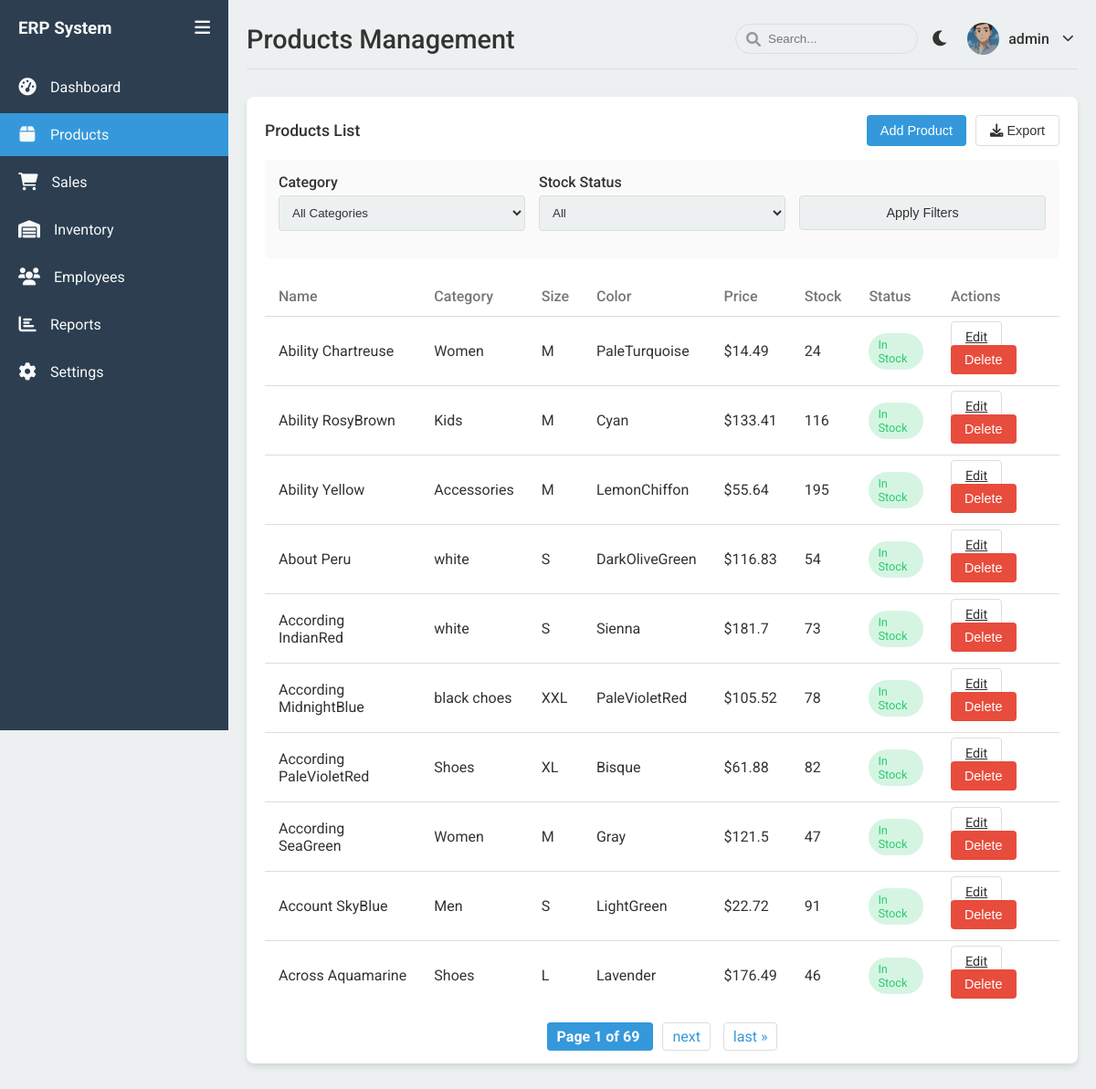
Screenshot of /products/ (signed in) with the database file from the repository.
### main/models.py (models this page shows, shortened)
class Product(models.Model):
    name = models.CharField(max_length=100)
    category = models.ForeignKey(Category, on_delete=models.CASCADE)
    size = models.CharField(max_length=20, blank=True, null=True)
    color = models.CharField(max_length=50, blank=True, null=True)
    price = models.FloatField()
    stock_quantity = models.IntegerField(default=0)
    created_at = models.DateTimeField(auto_now_add=True)
    updated_at = models.DateTimeField(auto_now=True)

class Category(models.Model):
    name = models.CharField(max_length=100)
    class Meta:
        verbose_name_plural = "Categories"

### main/views.py (the view, shortened to what this page needs)
@login_required
def products(request):
    category_id = request.GET.get('category')
    stock_status = request.GET.get('stock')
    products_list = Product.objects.select_related('category').all()
    if category_id:
        products_list = products_list.filter(category_id=category_id)
    paginator = Paginator(products_list.order_by('name'), 10)
    page = request.GET.get('page', 1)
    products = paginator.get_page(page)
    categories = Category.objects.all()
    context = {
        'products': products,
        'categories': categories,
    }
    return render(request, 'main/products.html', context)

### main/templates/main/products.html (shortened to what this page needs)
{% extends 'main/base.html' %}
{% load static %}
{% block header_title %}Products Management{% endblock %}
{% block content %}
<div class="table-container">
    <div class="table-header">
        <h3 class="table-title">Products List</h3>
        <div class="table-actions">
            <button class="btn btn-primary" id="addProductBtn">Add Product</button>
            <button class="btn btn-outline" id="exportProductsBtn">
                <i class="fas fa-download"></i> Export
            </button>
        </div>
    </div>
    <div class="filter-options">
        <div class="form-row">
            <div class="form-group">
                <label class="form-label">Category</label>
                <select class="form-control" id="categoryFilter">
                    <option value="">All Categories</option>
                </select>
            </div>
            <div class="form-group">
                <label class="form-label">Stock Status</label>
                <select class="form-control" id="stockFilter">
                    <option value="">All</option>
                </select>
            </div>
            <div class="form-group">
                <label class="form-label">&nbsp;</label>
                <button class="btn btn-outline form-control" id="applyFilters">Apply Filters</button>
            </div>
        </div>
    </div>
    <table>
        <thead>
            <tr>
                <th>Name</th>
                <th>Category</th>
                <th>Size</th>
                <th>Color</th>
                <th>Price</th>
                <th>Stock</th>
                <th>Status</th>
                <th>Actions</th>
            </tr>
        </thead>
        <tbody>
            {% for product in products %}
            <tr>
                <td>{{ product.name }}</td>
                <td>{{ product.category.name }}</td>
                <td>{{ product.size|default:"-" }}</td>
                <td>{{ product.color|default:"-" }}</td>
                <td>${{ product.price }}</td>
                <td>{{ product.stock_quantity }}</td>
                <td>
                    {% if product.stock_quantity == 0 %}
                    <span class="status status-danger">Out of Stock</span>
                    {% elif product.stock_quantity < 10 %}
                    <span class="status status-warning">Low Stock</span>
                    {% else %}
                    <span class="status status-success">In Stock</span>
                    {% endif %}
                </td>
                <td>
                    <a href="{% url 'edit_product' product.id %}" class="btn btn-outline btn-sm">Edit</a>
                    <button class="btn btn-danger btn-sm delete-product-btn" data-product-id="{{ product.id }}" data-delete-url="{% url 'delete_product' product.id %}">Delete</button>
                </td>
            </tr>
            {% empty %}
            <tr>
                <td colspan="8" style="text-align: center;">No products found</td>
            </tr>
            {% endfor %}
        </tbody>
    </table>
    {% if products.has_other_pages %}
    <div class="pagination">
        <span class="step-links">
            <span class="current">
                Page {{ products.number }} of {{ products.paginator.num_pages }}
            </span>
            {% if products.has_next %}
                <a href="?page={{ products.next_page_number }}{{ request.GET.urlencode|cut:'page=' }}">next</a>
                <a href="?page={{ products.paginator.num_pages }}{{ request.GET.urlencode|cut:'page=' }}">last &raquo;</a>
            {% endif %}
        </span>
    </div>
    {% endif %}
</div>
{% endblock %}

### main/templates/main/base.html (shortened to what this page needs)
<!DOCTYPE html>
{% load static %}
<html lang="en">
<head>
    <link rel="stylesheet" href="https://cdnjs.cloudflare.com/ajax/libs/font-awesome/6.0.0-beta3/css/all.min.css">
    {% load static %}
    <link rel="stylesheet" href="{% static 'main/css/style.css' %}">
</head>
<body>
    <div class="wrapper">
        <nav class="sidebar" id="sidebar">
            <div class="sidebar-header">
                <h3>ERP System</h3>
                <button class="sidebar-toggle" id="sidebarToggle">
                    <i class="fas fa-bars"></i>
                </button>
            </div>
            <div class="sidebar-menu">
                <ul>
                    <li>
                        <a href="{% url 'dashboard' %}" class="{% if request.path == '/dashboard/' %}active{% endif %}">
                            <span class="icon"><i class="fas fa-tachometer-alt"></i></span>
                            <span class="menu-text">Dashboard</span>
                        </a>
                    </li>
                    <li>
                        <a href="{% url 'products' %}" class="{% if 'products' in request.path %}active{% endif %}">
                            <span class="icon"><i class="fas fa-box"></i></span>
                            <span class="menu-text">Products</span>
                        </a>
                    </li>
                    <li>
                        <a href="{% url 'sales' %}" class="{% if 'sales' in request.path %}active{% endif %}">
                            <span class="icon"><i class="fas fa-shopping-cart"></i></span>
                            <span class="menu-text">Sales</span>
                        </a>
                    </li>
                    <li>
                        <a href="{% url 'inventory' %}" class="{% if 'inventory' in request.path %}active{% endif %}">
                            <span class="icon"><i class="fas fa-warehouse"></i></span>
                            <span class="menu-text">Inventory</span>
                        </a>
                    </li>
                    <li>
                        <a href="{% url 'employees' %}" class="{% if 'employees' in request.path %}active{% endif %}">
                            <span class="icon"><i class="fas fa-users"></i></span>
                            <span class="menu-text">Employees</span>
                        </a>
                    </li>
                    <li>
                        <a href="{% url 'reports' %}" class="{% if 'reports' in request.path %}active{% endif %}">
                            <span class="icon"><i class="fas fa-chart-bar"></i></span>
                            <span class="menu-text">Reports</span>
                        </a>
                    </li>
                    <li>
                        <a href="{% url 'settings' %}" class="{% if 'settings' in request.path %}active{% endif %}">
                            <span class="icon"><i class="fas fa-cog"></i></span>
                            <span class="menu-text">Settings</span>
                        </a>
                    </li>
                </ul>
            </div>
        </nav>
        <div class="main-content" id="mainContent">
            <div class="header">
                <h1>{% block header_title %}Dashboard{% endblock %}</h1>
                <div class="header-actions">
                    <div class="search-box">
                        <i class="fas fa-search"></i>
                        <input type="text" placeholder="Search..." id="searchInput">
                    </div>
                    <button class="theme-toggle" id="themeToggle">
                        <i class="fas fa-moon"></i>
                    </button>
                    <div class="user-profile-dropdown">
                        <div class="user-profile" id="userProfileTrigger">
                            <img src="{% static 'main/img/avatar.jpg' %}" alt="User">
                            <span>{{ request.user.username|default:'Admin' }}</span>
                            <i class="fas fa-chevron-down dropdown-arrow"></i>
                        </div>
                    </div>
                </div>
            </div>
            {% block content %}{% endblock %}
        </div>
    </div>
</body>
</html>

### main/static/main/css/style.css (style rules this page uses)
:root { --primary-color: #3498db; --secondary-color: #2ecc71; --danger-color: #e74c3c; --warning-color: #f39c12; --dark-color: #2c3e50; --light-color: #ecf0f1; --text-color: #333; --text-light: #f8f9fa; --border-color: #ddd; --shadow: 0 4px 6px rgba(0, 0, 0, 0.1); --transition: all 0.3s ease; }
* { margin: 0; padding: 0; box-sizing: border-box; }
body { font-family: 'Roboto', sans-serif; background-color: var(--light-color); color: var(--text-color); transition: var(--transition); }
.wrapper { display: flex; min-height: 100vh; }
.sidebar { width: 250px; background-color: var(--dark-color); color: var(--text-light); transition: var(--transition); position: fixed; height: 100vh; z-index: 1000; }
.sidebar-header { padding: 20px; display: flex; align-items: center; justify-content: space-between; }
.sidebar-header h3 { overflow: hidden; white-space: nowrap; transition: var(--transition); }
.sidebar-toggle { background: none; border: none; color: var(--text-light); cursor: pointer; font-size: 1.2rem; }
.sidebar-menu { padding: 10px 0; }
.sidebar-menu ul { list-style: none; }
.sidebar-menu li { margin-bottom: 5px; }
.sidebar-menu a { display: flex; align-items: center; padding: 12px 20px; color: var(--text-light); text-decoration: none; transition: var(--transition); }
.sidebar-menu a.active { background-color: var(--primary-color); }
.sidebar-menu .icon { margin-right: 15px; font-size: 1.2rem; min-width: 20px; text-align: center; }
.main-content { flex: 1; margin-left: 250px; padding: 20px; transition: var(--transition); }
.header { display: flex; justify-content: space-between; align-items: center; margin-bottom: 30px; padding-bottom: 10px; border-bottom: 1px solid var(--border-color); }
.header h1 { font-size: 1.8rem; font-weight: 500; }
.header-actions { display: flex; align-items: center; gap: 15px; }
.search-box { position: relative; }
.search-box input { padding: 8px 15px; padding-left: 35px; border: 1px solid var(--border-color); border-radius: 20px; background-color: var(--light-color); color: var(--text-color); width: 200px; transition: var(--transition); }
.search-box i { position: absolute; left: 12px; top: 50%; transform: translateY(-50%); color: #999; }
.theme-toggle { background: none; border: none; cursor: pointer; font-size: 1.2rem; color: var(--text-color); }
.user-profile { display: flex; align-items: center; gap: 10px; }
.user-profile img { width: 35px; height: 35px; border-radius: 50%; object-fit: cover; }
.table-container { background-color: #fff; border-radius: 8px; box-shadow: var(--shadow); padding: 20px; margin-bottom: 30px; overflow-x: auto; transition: var(--transition); }
.table-header { display: flex; justify-content: space-between; align-items: center; margin-bottom: 15px; }
.table-title { font-size: 1.1rem; font-weight: 500; }
.table-actions { display: flex; gap: 10px; }
.btn { padding: 8px 15px; border-radius: 4px; border: none; cursor: pointer; font-size: 0.9rem; transition: var(--transition); }
.btn-primary { background-color: var(--primary-color); color: white; }
.btn-danger { background-color: var(--danger-color); color: white; }
.btn-outline { background: none; border: 1px solid var(--border-color); color: var(--text-color); }
table { width: 100%; border-collapse: collapse; }
th, td { padding: 12px 15px; text-align: left; border-bottom: 1px solid var(--border-color); }
th { font-weight: 500; color: #777; }
tr:last-child td { border-bottom: none; }
.status { padding: 5px 10px; border-radius: 20px; font-size: 0.8rem; display: inline-block; }
.status-success { background-color: rgba(46, 204, 113, 0.2); color: var(--secondary-color); }
.form-group { margin-bottom: 15px; }
.form-label { display: block; margin-bottom: 5px; font-weight: 500; }
.form-control { width: 100%; padding: 10px; border: 1px solid var(--border-color); border-radius: 4px; background-color: var(--light-color); color: var(--text-color); transition: var(--transition); }
.form-row { display: grid; grid-template-columns: repeat(auto-fit, minmax(200px, 1fr)); gap: 15px; }
.user-profile-dropdown { position: relative; }
.user-profile { display: flex; align-items: center; gap: 10px; cursor: pointer; padding: 5px; border-radius: 4px; transition: background-color 0.2s ease; }
.user-profile span { font-weight: 500; }
.dropdown-arrow { margin-left: 5px; font-size: 0.8rem; transition: transform 0.2s ease; }

### rows the page displays
Product: name "Ability Chartreuse", category.name "Women", size "M", color "PaleTurquoise", price "14.49", stock_quantity "24", shows "In Stock"
Product: name "Ability RosyBrown", category.name "Kids", size "M", color "Cyan", price "133.41", stock_quantity "116", shows "In Stock"
Product: name "Ability Yellow", category.name "Accessories", size "M", color "LemonChiffon", price "55.64", stock_quantity "195", shows "In Stock"
Product: name "About Peru", category.name "white", size "S", color "DarkOliveGreen", price "116.83", stock_quantity "54", shows "In Stock"
Product: name "According IndianRed", category.name "white", size "S", color "Sienna", price "181.7", stock_quantity "73", shows "In Stock"
Product: name "According MidnightBlue", category.name "black choes", size "XXL", color "PaleVioletRed", price "105.52", stock_quantity "78", shows "In Stock"
Product: name "According PaleVioletRed", category.name "Shoes", size "XL", color "Bisque", price "61.88", stock_quantity "82", shows "In Stock"
Product: name "According SeaGreen", category.name "Women", size "M", color "Gray", price "121.5", stock_quantity "47", shows "In Stock"
Product: name "Account SkyBlue", category.name "Men", size "S", color "LightGreen", price "22.72", stock_quantity "91", shows "In Stock"
Product: name "Across Aquamarine", category.name "Shoes", size "L", color "Lavender", price "176.49", stock_quantity "46", shows "In Stock"

### other values shown
{{ request.user.username|default:'Admin' }} "admin"
{{ products.number }} "1"
{{ products.paginator.num_pages }} "69"
